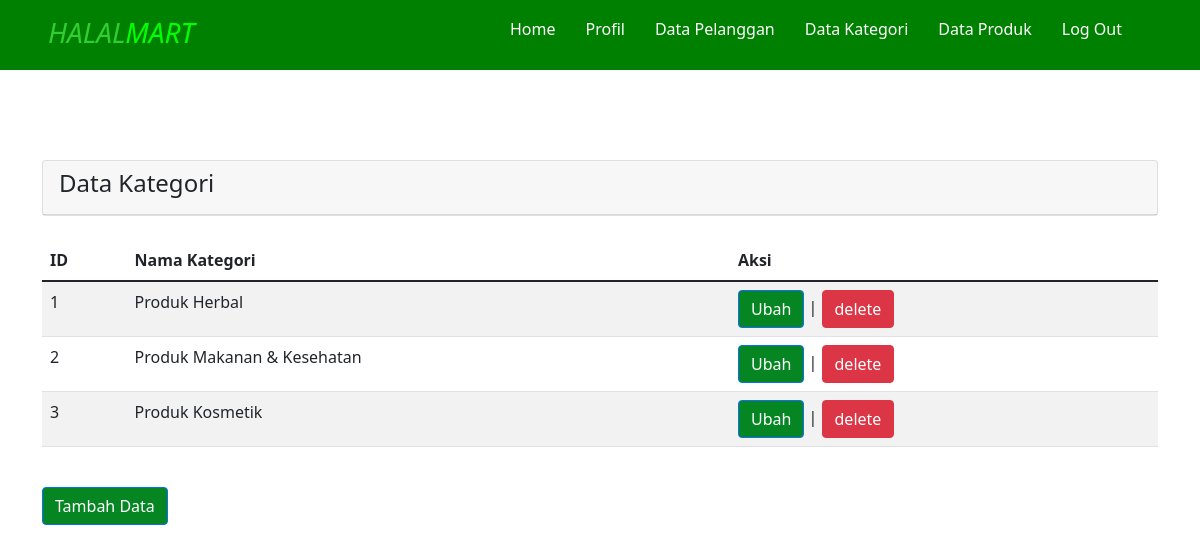
The page /role_admin/kategori/data_kategori.php (signed in) on the database its author committed.
### tables this page shows
CREATE TABLE `tb_category` (
  `id_category` int(11) NOT NULL,
  `nama_category` varchar(50) NOT NULL
);

### role_admin/kategori/data_kategori.php (the view, shortened to what this page needs)
<!DOCTYPE html>
<html lang="en">
<head>
    <link rel="stylesheet" href="../../css/style.css">
    <link rel="stylesheet" href="../../css/profil.css">
    <link rel="stylesheet" href="../../css/bootstrap.min.css">
    <link rel="stylesheet" href="https://cdnjs.cloudflare.com/ajax/libs/font-awesome/6.2.1/css/all.min.css" />
</head>
<body>
    <header>
        <div class="navbar">
            <div class="logo">
                <h3><i>HALAL<span>MART</span></i></h3>
            </div>
            <div class="navigation">
                <ul>
                    <li><a href="../../Index.php">Home</a></li>
                    <li><a href="../profil/profil_admin.php">Profil</a></li>
                    <li><a href="../pelanggan/data_pelanggan.php">Data Pelanggan</a></li>
                    <li><a href="data_kategori.php">Data Kategori</a></li>
                    <li><a href="../produk/data_produk.php">Data Produk</a></li>
                    <li><a href="../../Login/Logout.php">Log Out</a></li>
                </ul>
            </div>
        </div>
    </header>
    <div class="container">
    <br>
        <div class="row">
        <div class="col-md-12">
            <div class="card">
                <div class="card-header">
                <h4>Data Kategori</h4>
            </div>
        </div>
      <br>
    <table class="table table-striped">
  <thead>
    <tr>
      <th scope="col">ID</th>
      <th scope="col">Nama Kategori</th>
      <th scope="col">Aksi</th>
    </tr>
  </thead>
  <tbody>
  <?php
  include("../../koneksi.php");
  $sql = mysqli_query($koneksi,"SELECT * FROM tb_category");
  while($d = mysqli_fetch_array($sql)){
   ?>
    <tr>
      <td><?php echo $d['id_category']; ?></td>
      <td><?php echo $d['nama_category']; ?></td>
      <td>
        <a href="edit.php?id=<?php echo $d['id_category']; ?>" class="btn btn-primary" style="background-color: #068622;">Ubah</a> | <a href="delete.php?id=<?php echo $d['id_category']; ?>" class="btn btn-danger">delete</a>
      </td>
      </tr>
  <?php } ?>
  </tbody>
</table>
<br>
<a href="tambah.php" class="btn btn-primary" style="background-color: #068622;">Tambah Data</a>
</body>
</html>

### css/style.css (style rules this page uses)
* { margin: 0; padding: 0; box-sizing: border-box; }
body { font-family: 'Arial', cursive; }
header .navbar { height: 70px; background-color: green; padding: 1rem 4%; display: flex; align-items: center; justify-content: space-between; }
header .navbar .logo h3 { color: limegreen; width: 50px; }
header .navbar .logo span { color: lime; }
header .navbar .navigation ul { display: flex; list-style: none; }
header a { text-decoration: none; color: #fff; }
header li { margin-right: 30px; }

### css/profil.css (style rules this page uses)
body { font-family: Verdana; }
.container { margin: 50px; }

### rows shown on the page
tb_category: id_category "1", nama_category "Produk Herbal"
tb_category: id_category "2", nama_category "Produk Makanan & Kesehatan"
tb_category: id_category "3", nama_category "Produk Kosmetik"
